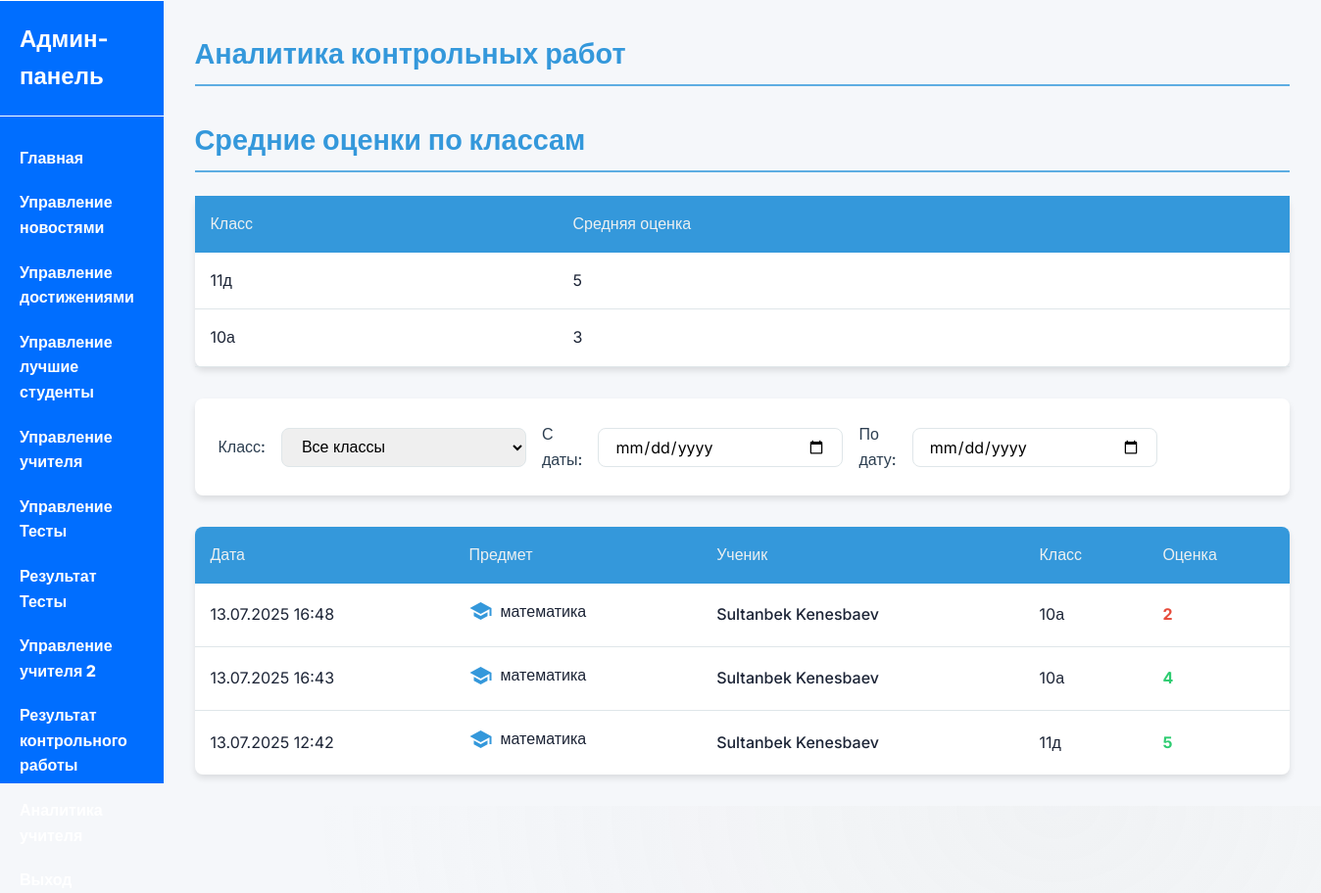
Page /admin/control_analytics.php (signed in) on the committed database.
### tables this page shows
CREATE TABLE `control_test_results` (
  `id` int NOT NULL,
  `subject_id` int DEFAULT NULL,
  `test_id` int DEFAULT NULL,
  `class_id` int DEFAULT NULL,
  `student_name` varchar(255) DEFAULT NULL,
  `student_lastname` varchar(255) DEFAULT NULL,
  `grade` int DEFAULT NULL,
  `correct_answers_count` int DEFAULT NULL,
  `answers` longtext,
  `created_at` datetime DEFAULT CURRENT_TIMESTAMP
);

CREATE TABLE `control_subjects` (
  `id` int NOT NULL,
  `name` varchar(255) NOT NULL
);

CREATE TABLE `classes` (
  `id` int NOT NULL,
  `name` varchar(50) NOT NULL
);

### admin/control_analytics.php (the view, shortened to what this page needs)
<?php
require_once "../includes/db.php";
include("../includes/header-admin.php");
$sql = "
    SELECT r.*, s.name AS subject_name, c.name AS class_name
    FROM control_test_results r
    JOIN control_subjects s ON r.subject_id = s.id
    JOIN classes c ON r.class_id = c.id
    WHERE 1
";
$params = [];
$sql .= " ORDER BY r.created_at DESC";
$stmt = $pdo->prepare($sql);
$stmt->execute($params);
$results = $stmt->fetchAll();
$analytics_sql = "
    SELECT c.name AS class_name, AVG(r.grade) AS avg_grade
    FROM control_test_results r
    JOIN classes c ON r.class_id = c.id
    WHERE 1
";
$analytics_params = [];
$analytics_sql .= " GROUP BY r.class_id";
$analytics_stmt = $pdo->prepare($analytics_sql);
$analytics_stmt->execute($analytics_params);
$analytics = $analytics_stmt->fetchAll();
include("../includes/sidebar-admin.php");
?>
<!DOCTYPE html>
<html>
<head>
</head>
<body>
    <div class="teacher-content">
        <div class="page-header">
            <h1 class="page-title">Аналитика контрольных работ</h1>
        </div>
        <div class="analytics-section">
            <h2 class="page-title">Средние оценки по классам</h2>
            <table class="analytics-table">
                <thead>
                    <tr>
                        <th>Класс</th>
                        <th>Средняя оценка</th>
                    </tr>
                </thead>
                <tbody>
                    <?php foreach ($analytics as $row): ?>
                        <tr>
                            <td><?= htmlspecialchars($row['class_name']) ?></td>
                            <td><?= round($row['avg_grade'], 2) ?></td>
                        </tr>
                    <?php endforeach; ?>
                </tbody>
            </table>
        </div>
        <form method="get" class="filter-form">
    <label class="filter-label">Класс:</label>
    <select name="class_id" class="filter-select">
        <option value="">Все классы</option>
    </select>
    <label class="filter-label">С даты:</label>
    <input type="date" name="start_date" class="filter-select" value="<?= htmlspecialchars($_GET['start_date'] ?? '') ?>">
    <label class="filter-label">По дату:</label>
    <input type="date" name="end_date" class="filter-select" value="<?= htmlspecialchars($_GET['end_date'] ?? '') ?>">
    <button type="submit" class="submit-btn" style="margin-left: 1rem;">Фильтровать</button>
</form>
        <table class="results-table">
            <thead>
                <tr>
                    <th>Дата</th>
                    <th>Предмет</th>
                    <th>Ученик</th>
                    <th>Класс</th>
                    <th>Оценка</th>
                </tr>
            </thead>
            <tbody>
                <?php if (empty($results)): ?>
                    <tr><td colspan="5" class="no-results">Нет результатов для отображения</td></tr>
                <?php else: ?>
                    <?php foreach ($results as $r):
                        $score_class = $r['grade'] >= 4 ? 'score-high' : ($r['grade'] == 3 ? 'score-medium' : 'score-low');
                    ?>
                        <tr>
                            <td><?= date("d.m.Y H:i", strtotime($r['created_at'])) ?></td>
                            <td>
                                <span class="subject-name">
                                    <span class="material-icons subject-icon">school</span>
                                    <?= htmlspecialchars($r['subject_name']) ?>
                                </span>
                            </td>
                            <td class="student-name">
                                <?= htmlspecialchars($r['student_name']) ?> <?= htmlspecialchars($r['student_lastname']) ?>
                            </td>
                            <td><?= htmlspecialchars($r['class_name']) ?></td>
                            <td class="score-cell <?= $score_class ?>">
                                <?= $r['grade'] ?>
                            </td>
                        </tr>
                    <?php endforeach; ?>
                <?php endif; ?>
            </tbody>
        </table>
    </div>
</body>
</html>

### public/css/styles.css (style rules this page uses)
* { margin: 0px; padding: 0px; box-sizing: border-box; font-family: "Inter", sans-serif; }
body { position: relative; }
button { display: inline-block; cursor: pointer; background-color: transparent; border: none; color: white; }
body { font-size: clamp(8px, 2vw, 16px); min-width: 360px; }
h1, h2, h3, h4, h5, h6, button, a { font-family: "Inter", sans-serif; }

### public/css/header.css (style rules this page uses)
:root { --glass-white: rgba(255, 255, 255, 0.7); --glass-border: rgba(255, 255, 255, 0.18); --text-dark: #1c2436; --text-light: #ffffff; --shadow: 0 4px 30px rgba(0, 0, 0, 0.1); --transition: all 0.4s cubic-bezier(0.16, 1, 0.3, 1); --glass-blur: 12px; }
* { margin: 0; padding: 0; box-sizing: border-box; font-family: "Inter", system-ui, -apple-system, sans-serif; }
body { line-height: 1.6; color: var(--text-dark); background-color: #f5f7fa; background-image: radial-gradient( at 80% 0%, rgba(200, 200, 200, 0.1) 0px, transparent 50% ), radial-gradient(at 0% 50%, rgba(255, 255, 255, 0.1) 0px, transparent 50%); }

### public/css/sidebar.css (style rules this page uses)
* { margin: 0px; padding: 0px; box-sizing: border-box; font-family: "Inter", sans-serif; }
body { position: relative; display: flex; }
button { display: inline-block; cursor: pointer; background-color: transparent; border: none; color: white; }
h1, h2, h3, h4, h5, h6, button, a { font-family: "Inter", sans-serif; }
:root { --primary: #3498db; --primary-light: #5dade2; --danger: #e74c3c; --danger-light: #f5b7b1; --success: #2ecc71; --warning: #f39c12; --text: #2c3e50; --text-light: #ecf0f1; --bg: #ffffff; --bg-secondary: #f5f7fa; --border: #dfe6e9; --shadow: 0 4px 6px rgba(0, 0, 0, 0.1); --radius: 8px; }

### admin/control_analytics.php (style rules this page uses)
:root { --primary: #3498db; --primary-light: #5dade2; --danger: #e74c3c; --success: #2ecc71; --warning: #f39c12; --text: #2c3e50; --text-light: #ecf0f1; --bg: #ffffff; --bg-secondary: #f5f7fa; --border: #dfe6e9; --shadow: 0 4px 6px rgba(0, 0, 0, 0.1); --radius: 8px; }
.teacher-content { padding: 2rem; background: var(--bg-secondary); min-height: calc(100vh - 60px); width: 100%; }
.page-title { color: var(--primary); font-size: 1.8rem; margin-bottom: 1.5rem; padding-bottom: 0.5rem; border-bottom: 2px solid var(--primary-light); }
.filter-form { background: var(--bg); padding: 1.5rem; border-radius: var(--radius); box-shadow: var(--shadow); margin-bottom: 2rem; display: flex; align-items: center; gap: 1rem; }
.filter-label { font-weight: 500; color: var(--text); }
.filter-select { padding: 0.5rem 1rem; border: 1px solid var(--border); border-radius: var(--radius); font-size: 1rem; min-width: 250px; transition: border 0.3s; }
.results-table { width: 100%; border-collapse: collapse; background: var(--bg); box-shadow: var(--shadow); border-radius: var(--radius); overflow: hidden; }
.results-table th { background: var(--primary); color: var(--text-light); padding: 1rem; text-align: left; font-weight: 500; }
.results-table td { padding: 1rem; border-bottom: 1px solid var(--border); }
.results-table tr:last-child td { border-bottom: none; }
.score-cell { font-weight: bold; }
.score-high { color: var(--success); }
.score-low { color: var(--danger); }
.student-name { font-weight: 500; }
.subject-name { display: inline-flex; align-items: center; gap: 0.5rem; }
.subject-icon { color: var(--primary); }
.analytics-section { margin-top: 2rem; }
.analytics-table { width: 100%; border-collapse: collapse; background: var(--bg); box-shadow: var(--shadow); border-radius: var(--radius); margin-bottom: 2rem; }
.analytics-table th { background: var(--primary); color: var(--text-light); padding: 1rem; text-align: left; font-weight: 500; }
.analytics-table td { padding: 1rem; border-bottom: 1px solid var(--border); }

### rows in the picture
control_test_results: created_at "13.07.2025 16:48", subject.name "математика", student_name "Sultanbek", student_lastname "Kenesbaev", class.name "10а", grade "2"
control_test_results: created_at "13.07.2025 16:43", subject.name "математика", student_name "Sultanbek", student_lastname "Kenesbaev", class.name "10а", grade "4"
control_test_results: created_at "13.07.2025 12:42", subject.name "математика", student_name "Sultanbek", student_lastname "Kenesbaev", class.name "11д", grade "5"

### other values in the picture
$row['class_name'] "11д"
$row['avg_grade'] "5"
$row['class_name'] "10а"
$row['avg_grade'] "3"
